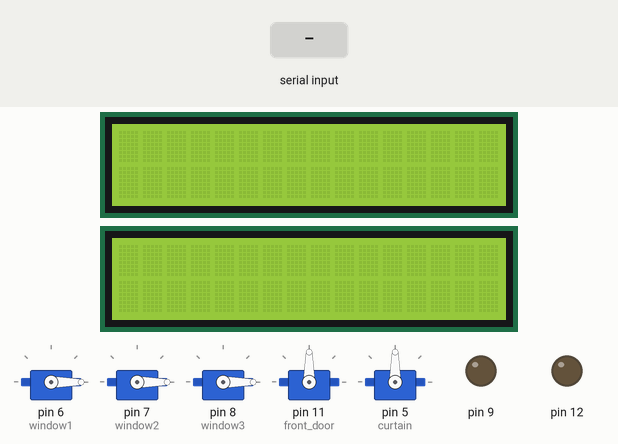
Bench run of a sketch on a simulated Arduino Uno, built with avr-gcc and run on an emulated ATmega328P. Shown: 2 × 16×2 character LCD, 5 × servo, output pins drawn as LEDs (lit = HIGH). The test bench sets the inputs (shaded band).

Above: at 2.3 s.
2.4 s: "f" received over Serial
At 3.5 s:
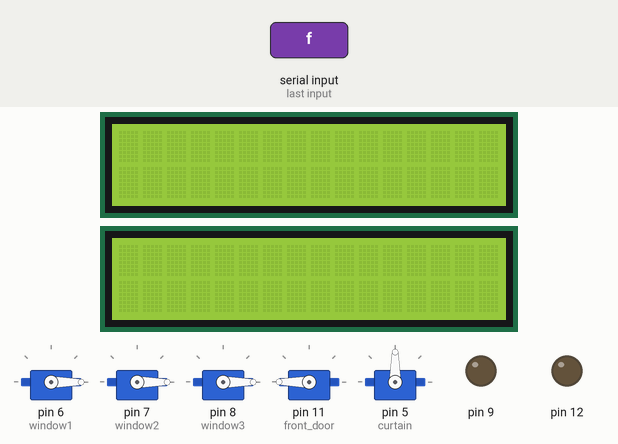
3.9 s: "b" received over Serial
At 4.6 s:
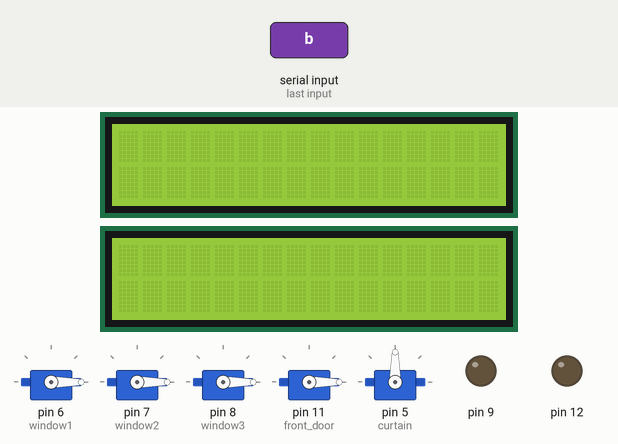
5.4 s: "o" received over Serial
At 5.8 s:
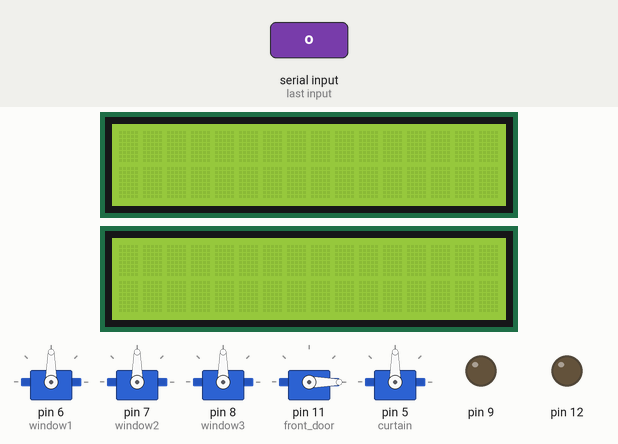
6.9 s: "n" received over Serial
At 8.1 s:
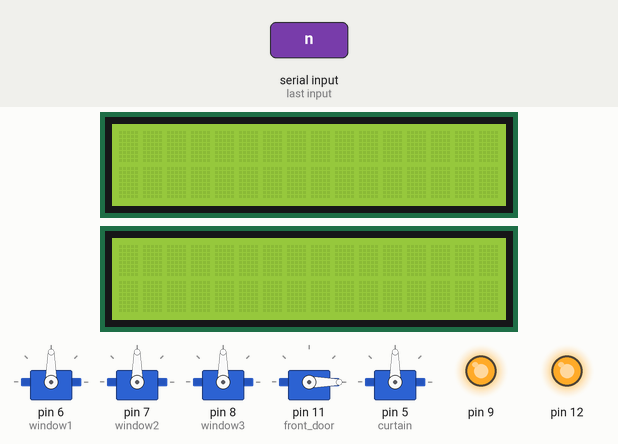
8.4 s: "c" received over Serial
At 9.3 s:
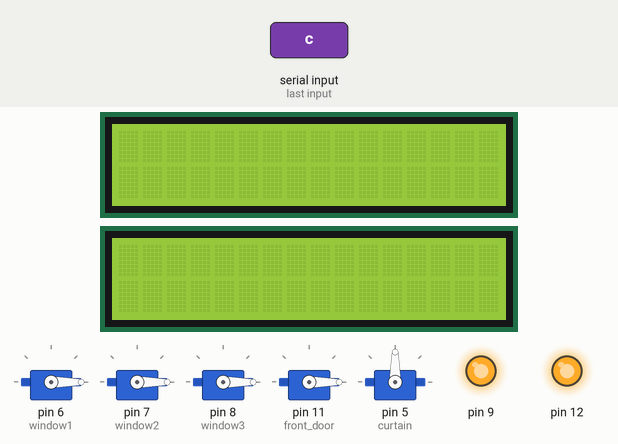
9.9 s: "u" received over Serial
At 10.4 s:
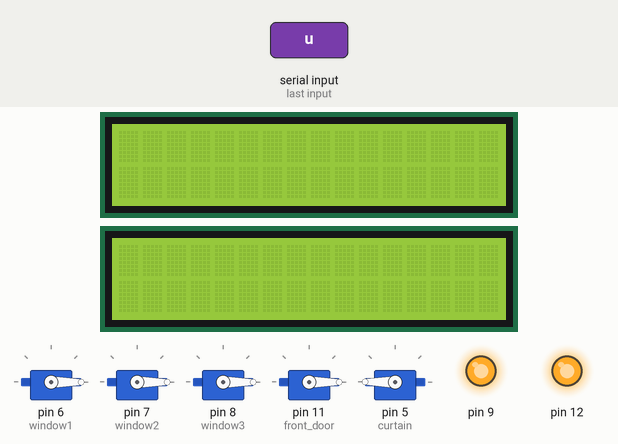
Timing chart, 0 to 12.4 s (numbered marks = the images above; inputs shaded):
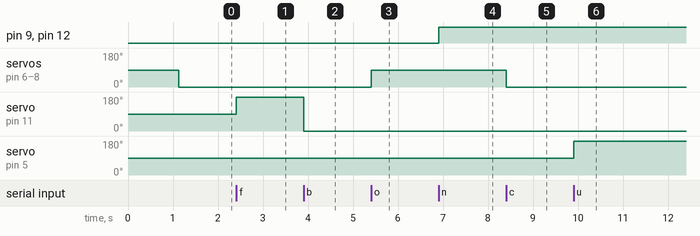

The sketch:

home_sensor_test.ino
```cpp
#include <Servo.h>
#include <LiquidCrystal_I2C.h>
#define led1 12;
#define led2 13;

LiquidCrystal_I2C lcd1(0x27, 16, 2);  //현재 시간 표시 lcd
LiquidCrystal_I2C lcd2(0x25, 16, 2);  //날씨 표시 lcd
Servo window1, window2, window3, front_door, curtain; //window2는 window1과 같은 디지털핀 공유

void setup() {
  Serial.begin(115200);
  lcd1.init();
  lcd1.backlight();
  lcd2.init();
  lcd2.backlight();
  window1.attach(6);
  window2.attach(7);
  window3.attach(8);
  front_door.attach(11);
  curtain.attach(5);
  pinMode(12, OUTPUT);
  pinMode(9, OUTPUT);

  //motor test
  window1.write(90);
  window2.write(90);
  window3.write(90);
  delay(1000);
  window1.write(0);
  window2.write(0);
  window3.write(0);
}

void loop() {
  while (Serial.available() > 0) {
    char msg = Serial.read();
    if (msg == 'f') { //open_the_front_door
      front_door.write(180);
    }
    if (msg == 'b') { //close_the_front_door
      front_door.write(0);
    }
    if (msg == 'o') { //open_the_window
      window1.write(90);
      window2.write(90);
      window3.write(90);
    }
    if (msg == 'c') { //close_the_window
      window1.write(0);
      window2.write(0);
      window3.write(0);
    }
    if (msg == 't') { //curent_time
      /*Serial.println("time");
      if (!Serial.available()) {  //받은 데이터가 없을 때
        delay(100);
      }
      else{
        String str = Serial.readString();
        timeDateSeperate(str);
      }*/
    }
    if (msg == 'w') { //weather
      /*Serial.println("weather");
      if (!Serial.available()) {  //받은 데이터가 없을 때
        delay(100);
      }
      else{
        String str = Serial.readString();
        tempHumSeperate(str);
      }*/
    }
    if (msg == 'n') { //led_on
      digitalWrite(12, HIGH);
      digitalWrite(9, HIGH);
    }
    if (msg == 'l') { //led_off
      digitalWrite(12, LOW);
      digitalWrite(9, LOW);
    }
    if (msg == 'u') { //curtain_open
      curtain.write(180);
    }
    if (msg == 'd') { //curtain_close
      curtain.write(0);
    }
  }
}

void timeDateSeperate(String str) {
  int sep = str.indexOf(" ");
  String currentTime = str.substring(0, sep+1); //시간
  String currentDate = str.substring(sep + 1); //날짜

  //개행문자 제거
  currentTime.trim();
  currentDate.trim();

  //lcd 클리어
  lcd1.clear();

  //출력
  lcd1.setCursor(0, 0);
  lcd1.print("time : " + currentTime);
  lcd1.setCursor(0, 1);
  lcd1.print("date:" + currentDate);
}

void tempHumSeperate(String str) {
  int sep = str.indexOf(" ");
  String temp = str.substring(0, sep + 1); //온도
  String hum = str.substring(sep + 1); //습도

  //개행문자 제거
  temp.trim();
  hum.trim();

  //lcd 클리어
  lcd2.clear();
  //출력
  lcd2.setCursor(0,0);
  lcd2.print("temp : " + temp); //온도
  lcd2.setCursor(0,1);
  lcd2.print("hum : " + hum); //습도
}
```

Measured:
- after the input at 2.4 s, servo on pin 11 (front_door): 90° → 180° at once
- after the input at 3.9 s, servo on pin 11 (front_door): 180° → 0° at once
- after the input at 5.4 s, servo on pin 6 (window1), servo on pin 7 (window2), servo on pin 8 (window3): 0° → 90° at once
- after the input at 6.9 s, pin 9, pin 12: LOW → HIGH at once
- after the input at 8.4 s, servo on pin 6 (window1), servo on pin 7 (window2), servo on pin 8 (window3): 90° → 0° at once
- after the input at 9.9 s, servo on pin 5 (curtain): 90° → 180° at once
